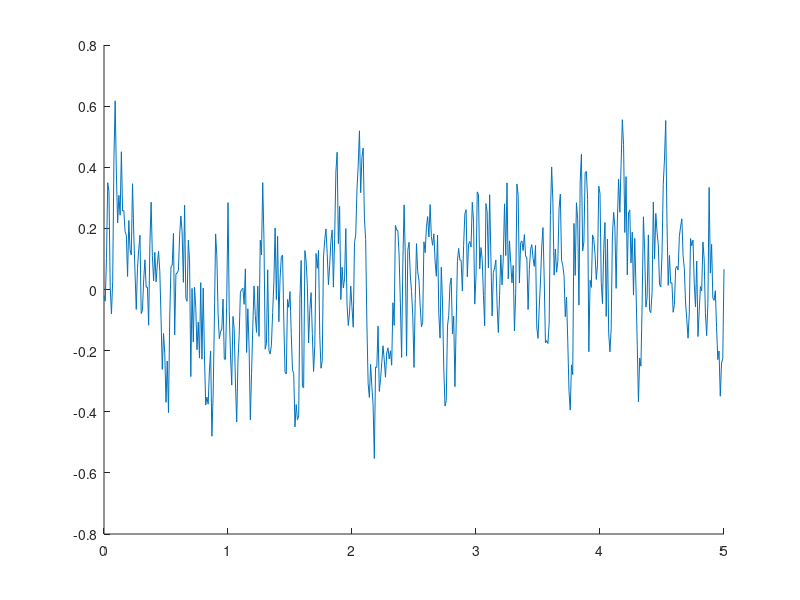

Here is the MATLAB script that generated this plot: (Note: this script raises an error after producing the figure.)
% -------------------------------------------------------------
% Autor:      Ole Uphaus
% Datum:      29.10.2025
% Beschreibung:
% In diesem skript werde ich Rauschen erzeugen und filtern.
% -------------------------------------------------------------

clc
clear

%% Noise Parameters
% Time
Ts = 0.01;
T_end = 5;
t_vec = 0:Ts:T_end;
fs = 1/Ts;

% Variance
sigma_w = 0.2;

%% Generate Noise
% White Noise
w_raw = sigma_w*randn(size(t_vec));

% Filter (IIR - Lowpass)
fc = 5;
alpha = exp(-2*pi*fc*Ts);
b1 = 1 - alpha;
a1 = [1, -alpha];
w_A = filter(b1, a1, w_raw);
w_A = w_A * (sigma_w / std(w_A));   % Bring back initial variance

% Filter (Botterworth - 2. Order Lowpass)
[bB, aB] = butter(2, fc/(fs/2), 'low');
w_B = filter(bB, aB, w_raw);
w_B = w_B * (sigma_w / std(w_B));

% Plot
figure;
hold on;
% plot(t_vec, w_raw, LineWidth=1, DisplayName='white');
plot(t_vec, w_A, LineWidth=1, DisplayName='IIR');
plot(t_vec, w_B, LineWidth=1, DisplayName='Butter');
grid on;
xlabel('Zeit [s]'); 
ylabel('Noise');
title('Compare generated Noise');
legend()